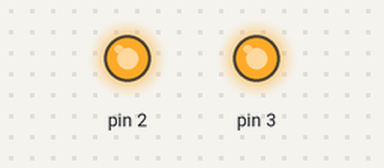
This sketch was run on a simulated Arduino Uno, built with avr-gcc and run on an emulated ATmega328P. On the bench: output pins drawn as LEDs (lit = HIGH).

Above: at 5.5 s.
At 10.5 s:
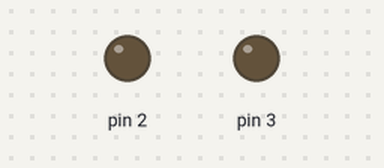
Timing chart, 0 to 16.0 s (numbered marks = the images above):
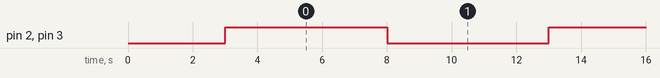

Measured:
- by itself, pin 2, pin 3: alternates HIGH for 5.0 s and LOW for 5.0 s

The sketch:

WelcomeParty-main.ino
```cpp
#include "Trialkit.h"

Trialkit::Car car;

void setup()  //起動したときに一度だけ実行される
{
  car.setup();
}

void loop()  //最後まで終わるとまた最初から繰り返される
{
  car.right_wheel("ON");  //右のタイヤが動く
  car.left_wheel("ON");  //左のタイヤが動く

  delay(5000);  //その状態を5000ミリ秒(5秒)続ける

  car.right_wheel("OFF");  //右のタイヤが止まる
  car.left_wheel("OFF");  //左のタイヤが止まる

  delay(5000);  //その状態を5000ミリ秒(5秒)続ける
}
```

Trialkit.cpp
```cpp
#include "Trialkit.h"

namespace Trialkit
{
  void Car::setup()
  {
    pinMode(2, OUTPUT);
    pinMode(3, OUTPUT);

    delay(3000);
  }

  void Car::right_wheel(String state)
  {
    if(state.equalsIgnoreCase("ON"))
    {
      digitalWrite(2, HIGH);
    }
    else
    {
      digitalWrite(2, LOW);
    }
  }

  void Car::left_wheel(String state)
  {
    if(state.equalsIgnoreCase("ON"))
    {
      digitalWrite(3, HIGH);
    }
    else
    {
      digitalWrite(3, LOW);
    }
  }
}
```

Trialkit.h
```cpp
#ifndef TRIALKIT_HPP_
#define TRIALKIT_HPP_

#include <Arduino.h>

namespace Trialkit
{
  class Car
  {
    public:
    void setup();

    void right_wheel(String state);
    void left_wheel(String state);
  };
}

#endif
```
